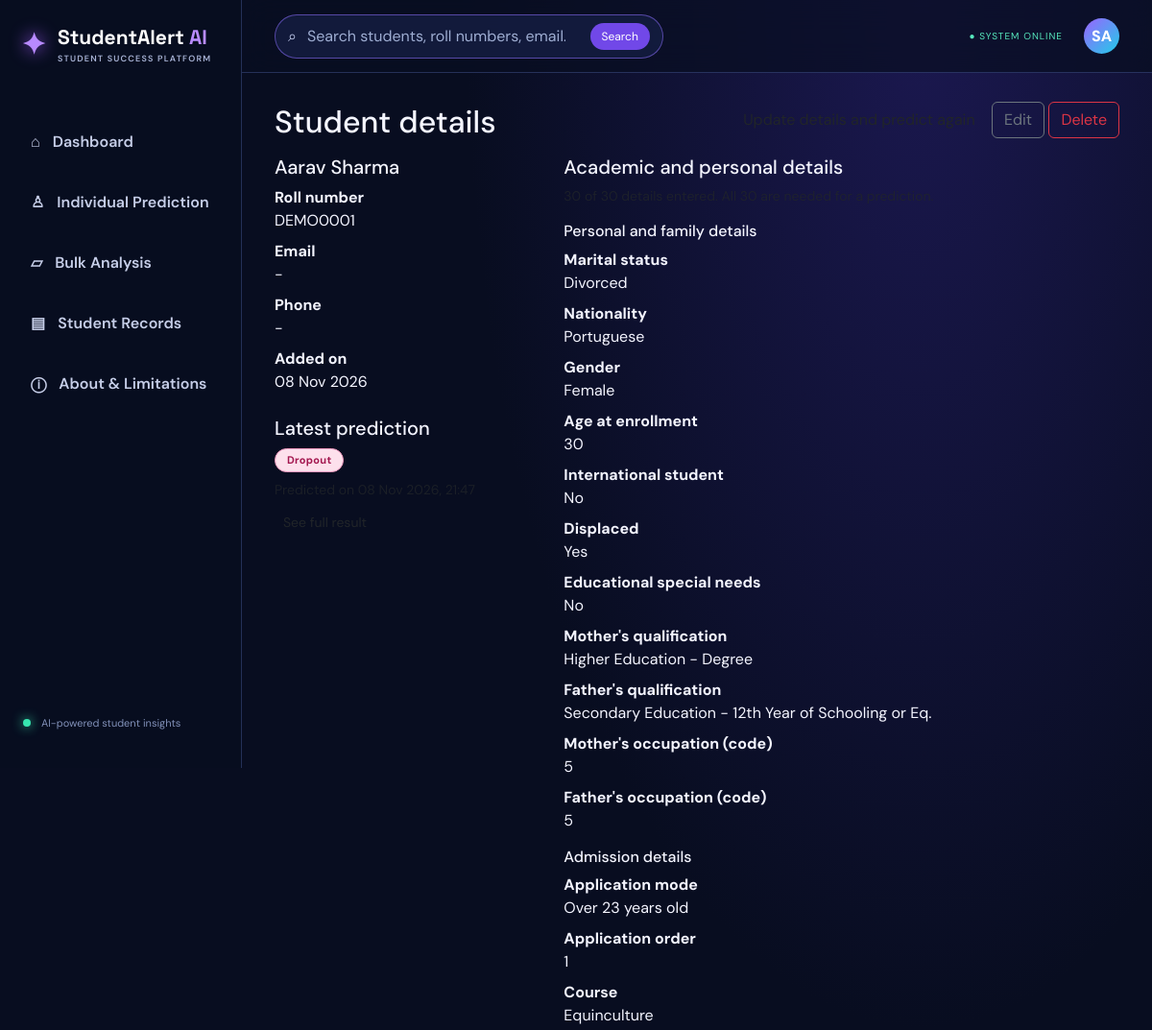
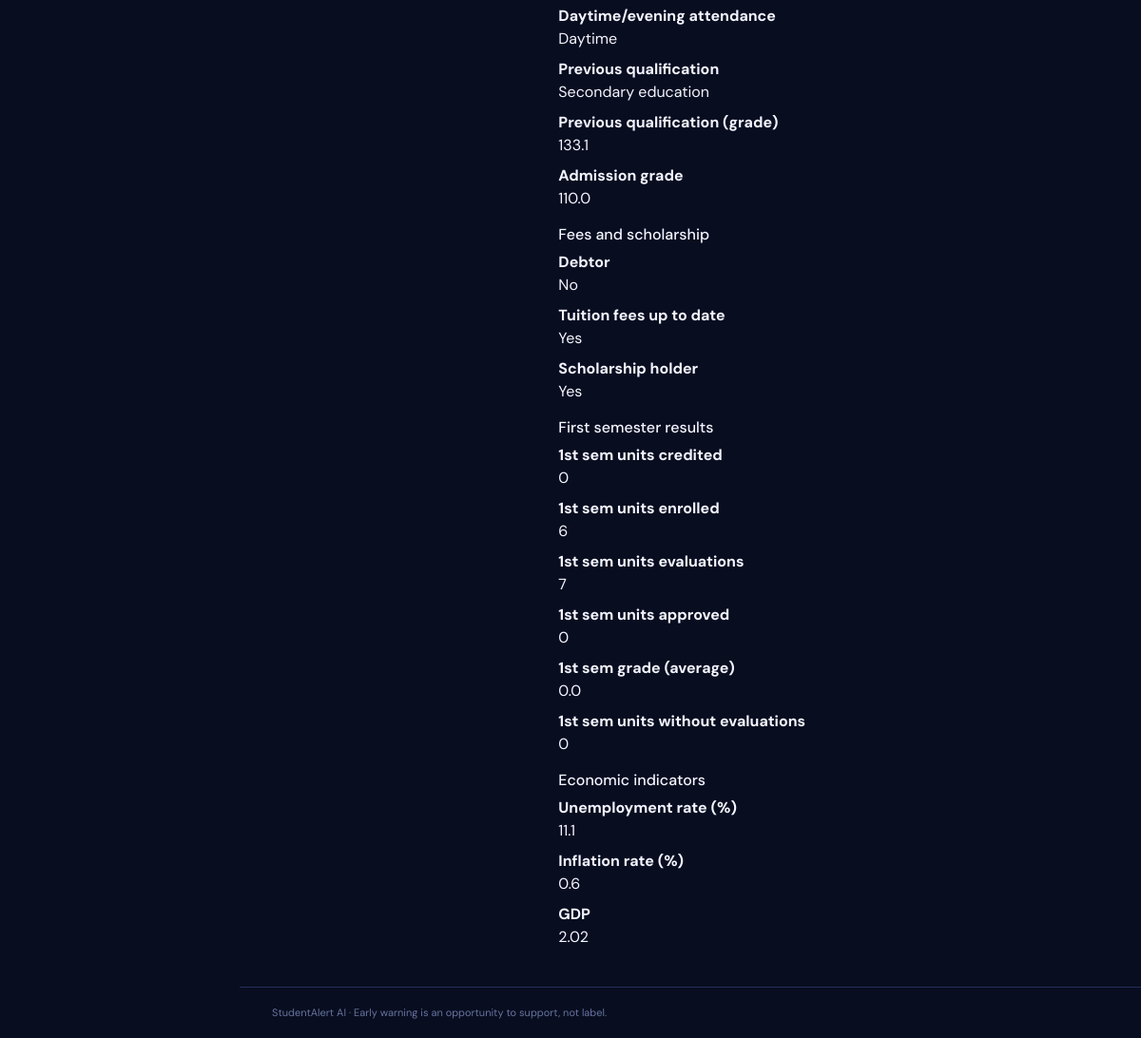
The app's page /students/1/ with its own data (2 pictures, top to bottom).
### students/models.py (models this page shows, shortened)
class Student(models.Model):
    name = models.CharField(max_length=100)
    roll_number = models.CharField(max_length=30, unique=True)
    email = models.EmailField(blank=True)
    phone = models.CharField(max_length=15, blank=True)
    created_at = models.DateTimeField(auto_now_add=True)
    marital_status = models.IntegerField(
        "Marital status", choices=MARITAL_CHOICES, null=True, blank=True)
    nationality = models.IntegerField(
        "Nationality", choices=NATIONALITY_CHOICES, null=True, blank=True)
    gender = models.IntegerField(
        "Gender", choices=GENDER_CHOICES, null=True, blank=True)
    age_at_enrollment = models.IntegerField(
        "Age at enrollment", null=True, blank=True,
        validators=[MinValueValidator(15), MaxValueValidator(100)],
        help_text="Age in years (15 to 100).")
    international = models.IntegerField(
        "International student", choices=YES_NO_CHOICES, null=True, blank=True)
    displaced = models.IntegerField(
        "Displaced", choices=YES_NO_CHOICES, null=True, blank=True)
    special_needs = models.IntegerField(
        "Educational special needs", choices=YES_NO_CHOICES, null=True, blank=True)
    mother_qualification = models.IntegerField(
        "Mother's qualification", choices=MOTHER_QUALIFICATION_CHOICES,
        null=True, blank=True)
    father_qualification = models.IntegerField(
        "Father's qualification", choices=FATHER_QUALIFICATION_CHOICES,
        null=True, blank=True)
    mother_occupation = models.IntegerField(
        "Mother's occupation (code)", null=True, blank=True,
        validators=[MinValueValidator(0), MaxValueValidator(999)],
        help_text=OCCUPATION_HELP)
    father_occupation = models.IntegerField(
        "Father's occupation (code)", null=True, blank=True,
        validators=[MinValueValidator(0), MaxValueValidator(999)],
        help_text=OCCUPATION_HELP)
    application_mode = models.IntegerField(
        "Application mode", choices=APPLICATION_MODE_CHOICES, null=True, blank=True)
    application_order = models.IntegerField(
        "Application order", choices=APPLICATION_ORDER_CHOICES, null=True, blank=True)
    course = models.IntegerField(
        "Course", choices=COURSE_CHOICES, null=True, blank=True)
    attendance = models.IntegerField(
        "Daytime/evening attendance", choices=ATTENDANCE_CHOICES,
        null=True, blank=True)
    previous_qualification = models.IntegerField(
        "Previous qualification", choices=PREVIOUS_QUALIFICATION_CHOICES,
        null=True, blank=True)
    previous_grade = models.FloatField(
        "Previous qualification (grade)", null=True, blank=True,
        validators=[MinValueValidator(0), MaxValueValidator(200)],
        help_text="Between 0 and 200.")
    admission_grade = models.FloatField(
        "Admission grade", null=True, blank=True,
        validators=[MinValueValidator(0), MaxValueValidator(200)],
        help_text="Between 0 and 200.")
    debtor = models.IntegerField(
        "Debtor", choices=YES_NO_CHOICES, null=True, blank=True)
    tuition_up_to_date = models.IntegerField(
        "Tuition fees up to date", choices=YES_NO_CHOICES, null=True, blank=True)
    scholarship_holder = models.IntegerField(
        "Scholarship holder", choices=YES_NO_CHOICES, null=True, blank=True)
    units_credited = models.IntegerField(
        "1st sem units credited", null=True, blank=True,
        validators=[MinValueValidator(0), MaxValueValidator(60)])
    units_enrolled = models.IntegerField(
        "1st sem units enrolled", null=True, blank=True,
        validators=[MinValueValidator(0), MaxValueValidator(60)])
    units_evaluations = models.IntegerField(
        "1st sem units evaluations", null=True, blank=True,
        validators=[MinValueValidator(0), MaxValueValidator(60)])
    units_approved = models.IntegerField(
        "1st sem units approved", null=True, blank=True,
        validators=[MinValueValidator(0), MaxValueValidator(60)])
    units_grade = models.FloatField(
        "1st sem grade (average)", null=True, blank=True,
        validators=[MinValueValidator(0), MaxValueValidator(20)],
        help_text="Average grade of the first semester (0 to 20).")
    units_without_evaluations = models.IntegerField(
        "1st sem units without evaluations", null=True, blank=True,
        validators=[MinValueValidator(0), MaxValueValidator(60)])
    unemployment_rate = models.FloatField(
        "Unemployment rate (%)", null=True, blank=True,
        validators=[MinValueValidator(0), MaxValueValidator(100)])
    inflation_rate = models.FloatField(
        "Inflation rate (%)", null=True, blank=True,
        validators=[MinValueValidator(-50), MaxValueValidator(100)])
    gdp = models.FloatField(
        "GDP", null=True, blank=True,
        validators=[MinValueValidator(-100), MaxValueValidator(100)],
        help_text="GDP value for the enrollment year, as used in the dataset.")
    predicted_outcome = models.CharField(
        max_length=10, choices=OUTCOME_CHOICES, blank=True)
    dropout_chance = models.FloatField(null=True, blank=True)
    enrolled_chance = models.FloatField(null=True, blank=True)
    graduate_chance = models.FloatField(null=True, blank=True)
    predicted_on = models.DateTimeField(null=True, blank=True)

### students/views.py (the view)
# urls.py: path("students/<int:student_id>/", views.student_detail, name="student_detail"),
def student_detail(request, student_id):
    student = get_object_or_404(Student, id=student_id)
    sections, filled_count = make_detail_sections(student)
    context = {
        "student": student,
        "sections": sections,
        "filled_count": filled_count,
        "total_fields": len(FEATURE_FIELDS),
    }
    return render(request, "students/student_detail.html", context)

### students/views.py (called while the page is built)
def make_detail_sections(student):
    sections = []
    filled_count = 0
    for title, field_names in FIELD_GROUPS:
        rows = []
        for name in field_names:
            field = Student._meta.get_field(name)  # gives us the label of the field
            value = getattr(student, name)
            if value is None:
                shown_value = "Not entered"
            else:
                filled_count = filled_count + 1
                if field.choices:
                    shown_value = getattr(student, "get_" + name + "_display")()
                else:
                    shown_value = value
            rows.append({"label": field.verbose_name, "value": shown_value})
        sections.append({"title": title, "rows": rows})
    return sections, filled_count

### students/templates/students/student_detail.html (shortened to what this page needs)
{% extends "students/base.html" %}
{% block content %}
<div class="d-flex flex-wrap justify-content-between align-items-center mb-3">
  <h2 class="page-title mb-2 mb-md-0">Student details</h2>
  <div>
    <a href="{% url 'predict_student' student.id %}" class="btn btn-green">
    </a>
    <a href="{% url 'edit_student' student.id %}" class="btn btn-outline-secondary">Edit</a>
    <a href="{% url 'delete_student' student.id %}" class="btn btn-outline-danger">Delete</a>
  </div>
</div>
<div class="row g-4">
  <div class="col-lg-4">
    <div class="card-box mb-4">
      <h5>{{ student.name }}</h5>
      <dl class="detail-list mb-0">
        <dt>Roll number</dt><dd>{{ student.roll_number }}</dd>
        <dt>Email</dt><dd>{{ student.email|default:"-" }}</dd>
        <dt>Phone</dt><dd>{{ student.phone|default:"-" }}</dd>
        <dt>Added on</dt><dd>{{ student.created_at|date:"d M Y" }}</dd>
      </dl>
    </div>
    <div class="card-box">
      <h5>Latest prediction</h5>
      {% if student.predicted_outcome %}
        <p class="mb-2">{% include "students/_badge.html" with outcome=student.predicted_outcome %}</p>
        <p class="text-muted small mb-2">Predicted on {{ student.predicted_on|date:"d M Y, H:i" }}</p>
        <a href="{% url 'prediction_result' student.id %}" class="btn btn-sm btn-outline-green">See full result</a>
      {% else %}
        <p class="text-muted mb-0">No prediction yet.</p>
      {% endif %}
    </div>
  </div>
  <div class="col-lg-8">
    <div class="card-box">
      <h5>Academic and personal details</h5>
      <p class="text-muted small">{{ filled_count }} of {{ total_fields }} details entered. All {{ total_fields }} are needed for a prediction.</p>
      {% for section in sections %}
        <h6 class="section-title">{{ section.title }}</h6>
        <dl class="detail-list">
          {% for row in section.rows %}
            <dt>{{ row.label }}</dt><dd>{{ row.value }}</dd>
          {% endfor %}
        </dl>
      {% endfor %}
    </div>
  </div>
</div>
{% endblock %}

### static/css/style.css (style rules this page uses)
:root { --bg:#080d20;--panel:#111a38;--panel2:#17234a;--line:rgba(125,150,255,.25);--text:#f4f5ff;--muted:#a8b3d5;--violet:#9b63ff;--cyan:#22d7ed;--pink:#ff5797 }
* { box-sizing:border-box }
body { margin:0;background:radial-gradient(ellipse at 80% 0%,#1b1850 0,transparent 35%),var(--bg);color:var(--text);font-family:'DM Sans',sans-serif }
.page-title { margin:4px 0 24px }

### records on screen
Student: name "Aarav Sharma", roll_number "DEMO0001", email "-", phone "-", created_at "08 Nov 2026", value "133.1" "110.0" "0.0" "11.1" "0.6" "2.02"

### other values on screen
{{ section.title }} "Personal and family details" "Admission details" "Fees and scholarship" "First semester results" "Economic indicators"
{{ row.label }} "Marital status" "Nationality" "Gender" "Age at enrollment" "International student" "Displaced" "Educational special needs" "Mother's qualification" "Father's qualification" "Mother's occupation (code)" "Father's occupation (code)" "Application mode" "Application order" "Course" "Daytime/evening attendance" "Previous qualification" "Previous qualification (grade)" "Admission grade" "Debtor" "Tuition fees up to date" "Scholarship holder" "1st sem units credited" "1st sem units enrolled" "1st sem units evaluations" "1st sem units approved" "1st sem grade (average)" "1st sem units without evaluations" "Unemployment rate (%)" "Inflation rate (%)" "GDP"
{{ row.value }} "Divorced" "Portuguese" "Female" "30" "No" "Yes" "No" "Higher Education - Degree" "Secondary Education - 12th Year of Schooling or Eq." "5" "5" "Over 23 years old" "1" "Equinculture" "Daytime" "Secondary education" "No" "Yes" "Yes" "0" "6" "7" "0" "0"
